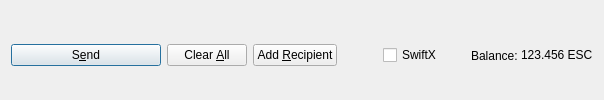
         <widget class="QFrame" name="frame_Send">
          <layout class="QHBoxLayout" name="horizontalLayout">
           <property name="bottomMargin">
            <number>0</number>
           </property>
           <item>
            <widget class="QPushButton" name="sendButton">
             <property name="minimumSize">
              <size>
               <width>150</width>
               <height>0</height>
              </size>
             </property>
             <property name="toolTip">
              <string>Confirm the send action</string>
             </property>
             <property name="text">
              <string>S&amp;end</string>
             </property>
             <property name="icon">
              <iconset resource="../esportscoin.qrc">
               <normaloff>:/icons/send</normaloff>:/icons/send</iconset>
             </property>
             <property name="autoDefault">
              <bool>false</bool>
             </property>
             <property name="default">
              <bool>true</bool>
             </property>
            </widget>
           </item>
           <item>
            <widget class="QPushButton" name="clearButton">
             <property name="sizePolicy">
              <sizepolicy hsizetype="Minimum" vsizetype="Fixed">
               <horstretch>0</horstretch>
               <verstretch>0</verstretch>
              </sizepolicy>
             </property>
             <property name="toolTip">
              <string>Clear all fields of the form.</string>
             </property>
             <property name="text">
              <string>Clear &amp;All</string>
             </property>
             <property name="icon">
              <iconset resource="../esportscoin.qrc">
               <normaloff>:/icons/remove</normaloff>:/icons/remove</iconset>
             </property>
             <property name="autoDefault">
              <bool>false</bool>
             </property>
            </widget>
           </item>
           <item>
            <widget class="QPushButton" name="addButton">
             <property name="toolTip">
              <string>Send to multiple recipients at once</string>
             </property>
             <property name="text">
              <string>Add &amp;Recipient</string>
             </property>
             <property name="icon">
              <iconset resource="../esportscoin.qrc">
               <normaloff>:/icons/add</normaloff>:/icons/add</iconset>
             </property>
             <property name="autoDefault">
              <bool>false</bool>
             </property>
            </widget>
           </item>
           <item>
            <spacer name="horizontalSpacer">
             <property name="orientation">
              <enum>Qt::Horizontal</enum>
             </property>
             <property name="sizeHint" stdset="0">
              <size>
               <width>40</width>
               <height>20</height>
              </size>
             </property>
            </spacer>
           </item>
           <item>
            <layout class="QHBoxLayout" name="horizontalLayout_2">
             <property name="spacing">
              <number>3</number>
             </property>
             <item>
              <widget class="QCheckBox" name="checkSwiftTX">
               <property name="enabled">
                <bool>true</bool>
               </property>
               <property name="minimumSize">
                <size>
                 <width>85</width>
                 <height>0</height>
                </size>
               </property>
               <property name="text">
                <string>SwiftX</string>
               </property>
              </widget>
             </item>
             <item>
              <widget class="QLabel" name="label">
               <property name="text">
                <string>Balance:</string>
               </property>
              </widget>
             </item>
             <item>
              <widget class="QLabel" name="labelBalance">
               <property name="sizePolicy">
                <sizepolicy hsizetype="Preferred" vsizetype="Fixed">
                 <horstretch>0</horstretch>
                 <verstretch>0</verstretch>
                </sizepolicy>
               </property>
               <property name="cursor">
                <cursorShape>IBeamCursor</cursorShape>
               </property>
               <property name="text">
                <string notr="true">123.456 ESC</string>
               </property>
               <property name="textInteractionFlags">
                <set>Qt::LinksAccessibleByMouse|Qt::TextSelectableByKeyboard|Qt::TextSelectableByMouse</set>
               </property>
              </widget>
             </item>
            </layout>
           </item>
          </layout>
         </widget>
